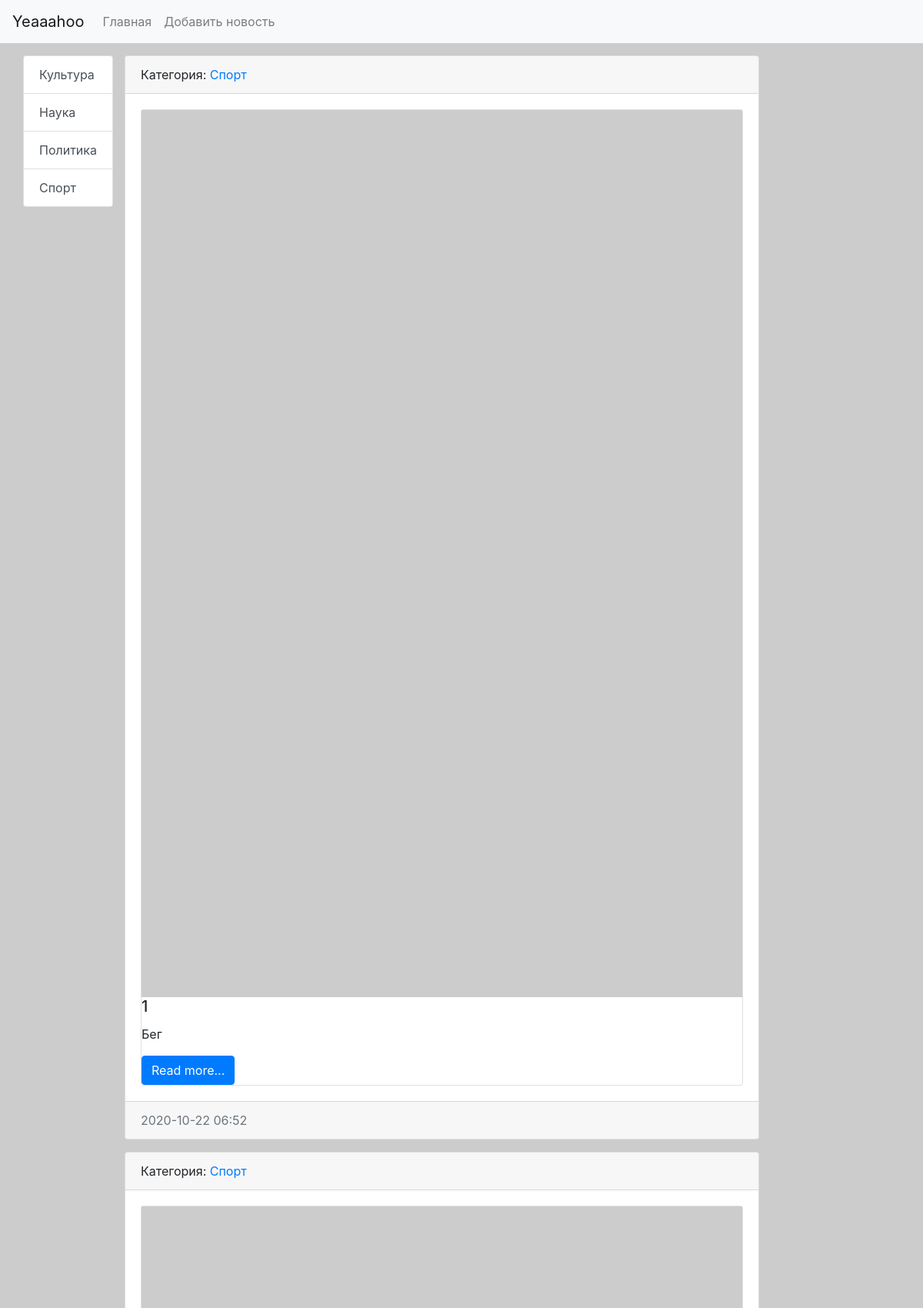
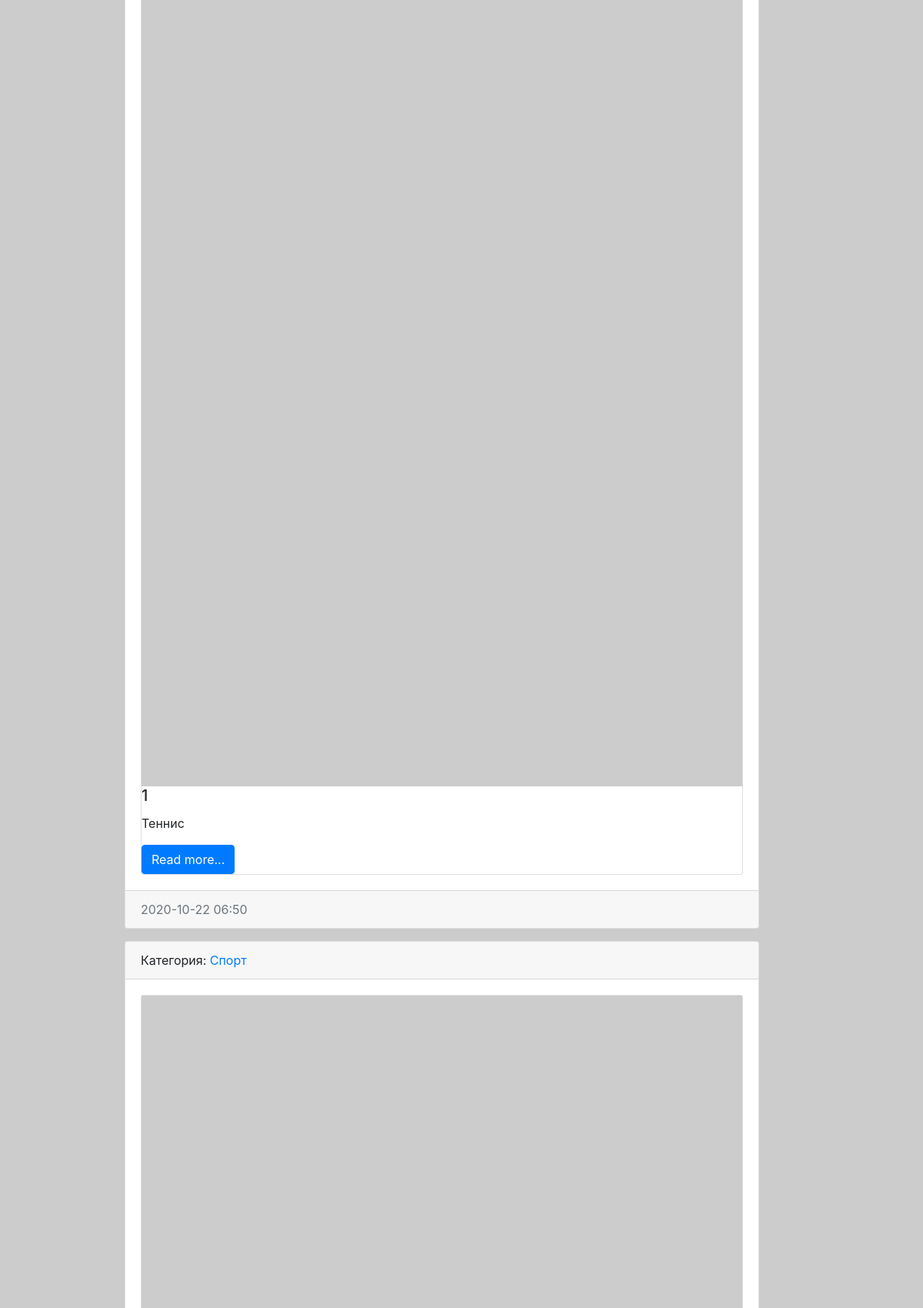
The app's page /category/2/ (upper part) with its own data (2 pictures, top to bottom).
### news/models.py (models this page shows, shortened)
class Category(models.Model):
    title = models.CharField(max_length=150, db_index=True, verbose_name="Наименование")
    def get_absolute_url(self):
        return reverse('category', kwargs={"category_id": self.pk})
    def __str__(self):
        return self.title
    class Meta:
        verbose_name = 'Категория'
        verbose_name_plural = 'Категории'
        ordering = ['title']

class News(models.Model):
    title = models.CharField(max_length=150, verbose_name='Наименование')
    content = models.TextField(blank=True, verbose_name='Контет')
    created_at = models.DateTimeField(auto_now_add=True, verbose_name='Создано')
    updated_at = models.DateTimeField(auto_now=True, verbose_name='Обновлено')
    photo = models.ImageField(upload_to='photos/%Y/%m/%d/', verbose_name='Фото')
    is_published = models.BooleanField(default=True, verbose_name='Публиковано?')
    category = models.ForeignKey('Category', on_delete=models.PROTECT, verbose_name="Категория")
    def get_absolute_url(self):
        return reverse('view_news', kwargs={"pk": self.pk})
    def __str__(self):
        return self.title
    class Meta:
        verbose_name = 'Новость'
        verbose_name_plural = 'Новости'
        ordering = ['-created_at']

### news/views.py (the view)
# urls.py: path('category/<int:category_id>/', NewsByCategory.as_view(), name='category'),
class NewsByCategory(ListView):
    model = News
    template_name = 'news/home_news_list.html'
    context_object_name = 'news'
    allow_empty = False
    def get_context_data(self, *, object_list=None, **kwargs):
        context = super().get_context_data(**kwargs)
        print(context)
        context['title'] = Category.objects.get(pk=self.kwargs['category_id'])
        print(self.kwargs['category_id'])
        return context
    def get_queryset(self):
        return News.objects.filter(category_id=self.kwargs['category_id'], is_published=True)

### news/templatetags/news_tags.py (called while the page is built)
@register.inclusion_tag('news/list_categories.html')
def show_categories(arg1='Hello', arg2='World'):
    categories = Category.objects.all()
    return {'categories': categories, 'arg1': arg1, 'arg2': arg2}

### news/templates/news/home_news_list.html (shortened to what this page needs)
{% extends 'base.html' %}
{% block sidebar %}
{% include 'inc/_sidebar.html' %}
{% endblock %}
{% block content %}
              {% for foo in news %}
                  <div class="card mb-3">
                      <div class="card-header">
                          Категория: <a href="{{ foo.category.get_absolute_url }}">{{ foo.category }}</a>
                      </div>
                      <div class="card-body">
                        <div class="card">
                        {% if foo.photo %}
                            <img src="{{ foo.photo.url }}" alt="" width="350" class="mr-3">
                            {% else %}
                            <img src="https://picsum.photos/id/237/350/300" alt="">
                        {% endif %}
                            <div class="media-body">
                                <h5 class="card-title">{{ foo.title }}</h5>
                                {% autoescape off %}
                                <p class="card-text">{{ foo.content }}</p>
                                {% endautoescape %}
                            <a href="{{foo.get_absolute_url}}" class="btn btn-primary">Read more...</a>
                        </div>
                        </div>
                      </div>
                      <div class="card-footer text-muted">
                          {{ foo.created_at|date:"Y-m-d H:i" }}
                      </div>
                  </div>
                  {% empty %}
                  Oops
              {% endfor %}
{% endblock %}

### news/templates/news/list_categories.html
<div class="list-group">
    {% for item in categories %}
  <a href="{{ item.get_absolute_url }}" class="list-group-item list-group-item-action">{{ item.title}}</a>
    {% endfor %}
</div>

### portal/static/css/style.css (style rules this page uses)
body { background-color: #ccc; }

### records on screen
Category: title "Культура"
Category: title "Наука"
Category: title "Политика"
Category: title "Спорт"
News: category "Спорт", title "1", content "Бег", created_at "2020-10-22 06:52"
News: category "Спорт", title "1", content "Теннис", created_at "2020-10-22 06:50"
News: category "Спорт"
